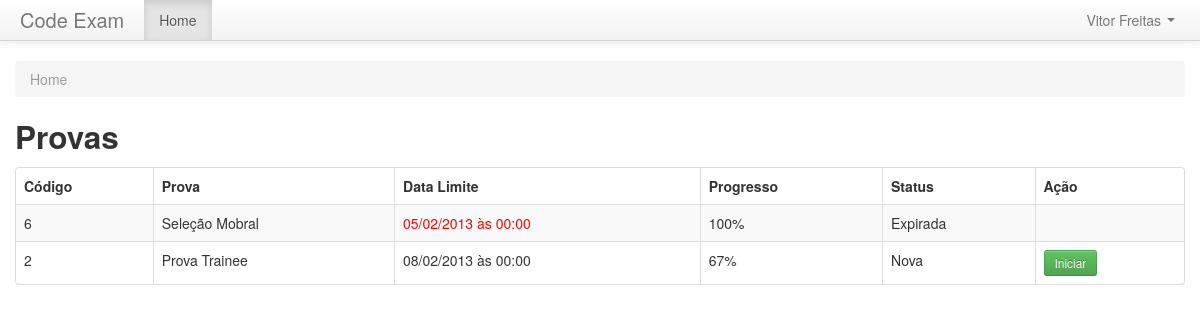
Screenshot of / (signed in) with the database file from the repository.
### exams/models.py (models this page shows, shortened)
class UserExam(models.Model):
    user = models.ForeignKey(User)
    exam = models.ForeignKey(Exam)
    expire_date = models.DateTimeField()
    start_time = models.DateTimeField(null=True, blank=True)
    end_time = models.DateTimeField(null=True, blank=True)
    def has_finished(self):
        if self.start_time and self.end_time:
            return True
        else:
            return False
    has_finished.boolean = True
    has_finished.short_description = 'Concluiu a Prova?'
    def has_expired(self):
        return timezone.now() > self.expire_date
    has_expired.boolean = True
    has_expired.short_description = 'Prazo Expirou?'
    def get_progress(self):
        total_questions = self.exam.questions.count()
        answered_questions = UserExamAnswers.objects.filter(user_exam__id=self.id).count()
        current_progress = float(answered_questions) / float(total_questions) * 100
        current_progress = int(round(current_progress))
        return str(current_progress) + '%'
    def get_status(self):
        if self.has_finished():
            return 'Finalizada'
        elif self.has_expired():
            return 'Expirada'
        elif self.start_time and not self.end_time:
            return 'Em Andamento'
        else:
            return 'Nova'
    get_status.short_description = 'Status'
    class Meta:
        verbose_name = "Aplicar Prova"
        verbose_name_plural = "Aplicar Provas"

class Exam(models.Model):
    name = models.CharField(max_length=50)
    expire_date = models.DateTimeField()
    subject = models.ForeignKey(ExamSubject)
    questions = models.ManyToManyField(Question)
    duration = models.IntegerField()
    def __unicode__(self):
        return self.name
    class Meta:
        verbose_name = "Prova"
        verbose_name_plural = "Provas"

### exams/views.py (the view)
@login_required
def user_exams(request):
    user_exam_list = UserExam.objects.filter(user__id=request.user.id).order_by('-id')
    context = RequestContext(request, {'user_exam_list': user_exam_list,})
    return render_to_response('exams/user_exams.html', context)

### exams/templates/exams/user_exams.html
{% extends 'base.html' %}
{% block content %}
  <ul class="breadcrumb">
    <li class="active">Home</li>
  </ul>
  <h2>Provas</h2>
  {% if user_exam_list %}
    <table class="table table-bordered table-striped">
      <thead>
        <tr>
          <th>Código</th>
          <th>Prova</th>
          <th>Data Limite</th>
          <th>Progresso</th>
          <th>Status</th>
          <th>Ação</th>
        </tr>
      </thead>
      <tbody>
        {% for exam in user_exam_list %}
          <tr>
            <td>{{ exam.id }}</td>
            <td>{{ exam.exam }}</td>
            <td {% if exam.has_expired and not exam.end_time %} style="color: red;" {% endif %}>{{ exam.expire_date|date:"d/m/Y à\s H:i" }}</td>
            <td>{{ exam.get_progress }}</td>
            <td>{{ exam.get_status }}</td>
            <td>
              {% if not exam.has_expired %}
                {% if not exam.start_time %}
                  <a href="/prova/{{ exam.id }}/iniciar/" class="btn btn-small btn-success">Iniciar</a>
                {% elif exam.start_time and not exam.end_time %}
                  <a href="/prova/{{ exam.id }}/" class="btn btn-small btn-warning">Continuar</a>
                  {% if exam.get_progress == '100%' %}
                    <a href="/prova/{{ exam.id }}/enviar/" class="btn btn-small btn-primary">Enviar</a>
                  {% endif %}
                {% endif %}
              {% endif %}
            </td>
          </tr>
        {% endfor %}
      </tbody>
    </table>
  {% else %}
    <p>Nenhuma prova cadastrada.</p>
  {% endif %}
{% endblock content %}

### templates/base.html (shortened to what this page needs)
<!DOCTYPE html>
<html>
<head>
  <link type="text/css" href="{{ STATIC_URL }}css/bootstrap.min.css" rel="stylesheet" media="screen" />
  <link type="text/css" href="{{ STATIC_URL }}css/bootstrap-responsive.min.css" rel="stylesheet" media="screen" />
</head>
<body>
    <div class="navbar navbar-static-top">
      <div class="navbar-inner">
        <div class="container">
          <a class="brand" href="/">Code Exam</a>
          <div class="nav-collapse collapse">
            {% if user.is_authenticated %}
              <ul class="nav">
                <li><a href="/">Home</a></li>
              </ul>
              <ul class="nav pull-right">
                <li class="dropdown">
                  <a data-toggle="dropdown" class="dropdown-toggle" href="#">{{ user.get_full_name }} <b class="caret"></b></a>
                </li>
              </ul>
            {% else %}
              <ul class="nav pull-right">
                <li><a href="/login/">Login</a></li>
              </ul>
            {% endif %}
          </div>
        </div>
      </div>
    </div>
    <div class="container" style="padding-top: 20px;">
      {% block content %}
      {% endblock content %}
    </div>
</body>
</html>

### rows the page displays
UserExam: id "6", exam "Seleção Mobral", expire_date "05/02/2013 às 00:00", get_progress "100%", get_status "Expirada"
UserExam: id "2", exam "Prova Trainee", expire_date "08/02/2013 às 00:00", get_progress "67%", get_status "Nova"

### other values shown
{{ user.get_full_name }} "Vitor Freitas"
